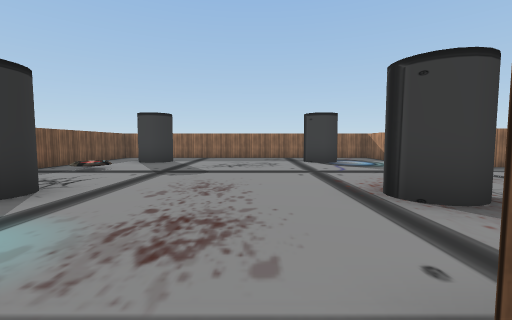
[1] (above)

16 first-person views from a walk through a Unity game level. The camera is 1.3 m above the floor, tilts 4° down and sees 90° across. The floor is counted in squares, 2 m on a side. Each view is taken from the middle of a square. On the plan, view 1 faces up. The plan holds only what a view shows up to about 9 squares ahead; the rest is blank. The player character is not drawn. Some surface patterns are stand-ins.

[2]
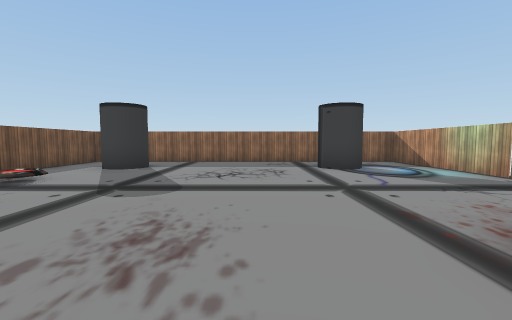

[3]
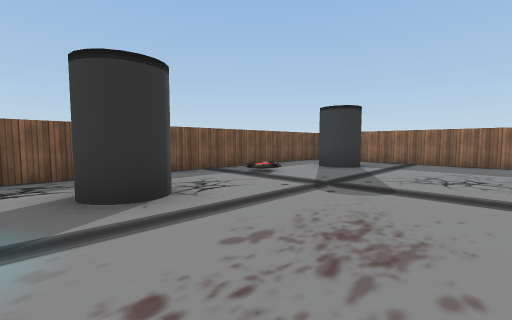

[4]
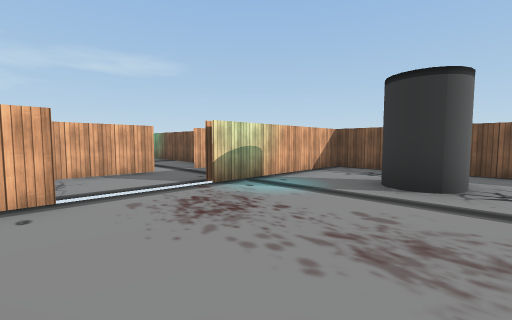

[5]
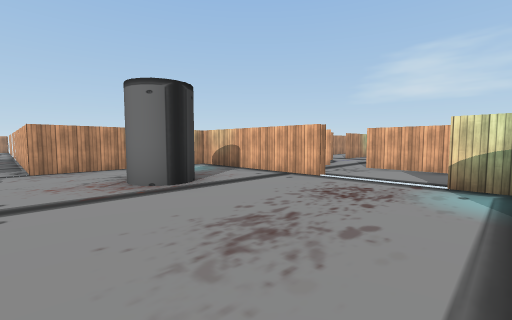

[6]
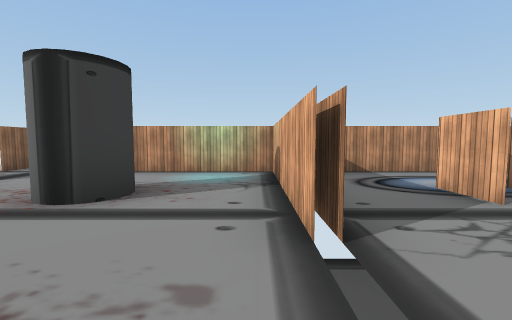

[7]
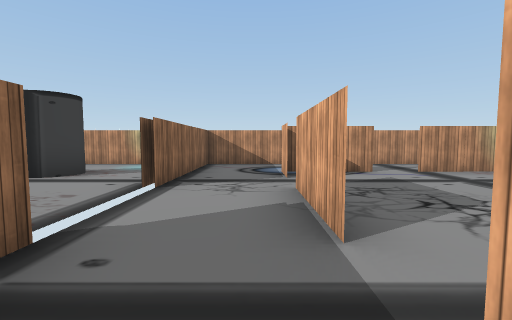

[8]
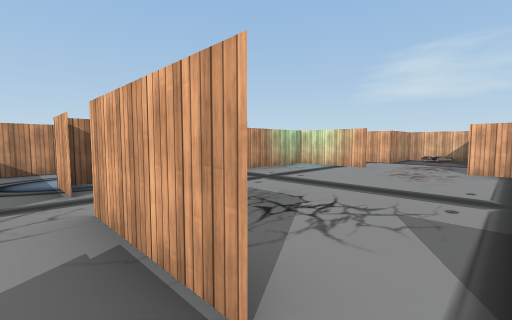

[9]
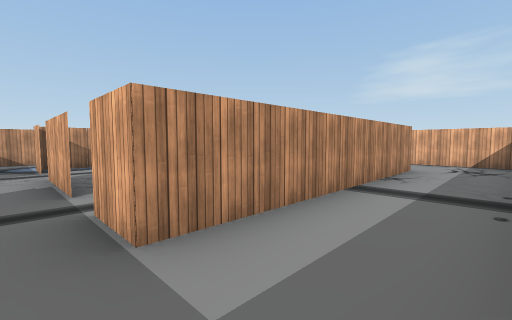

[10]
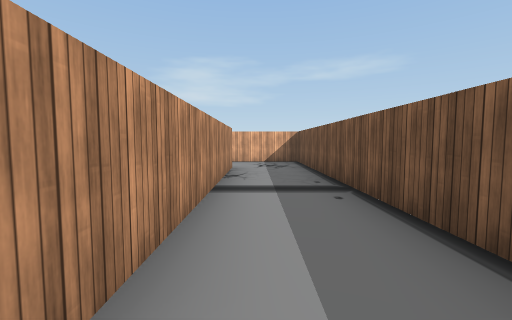

[11]
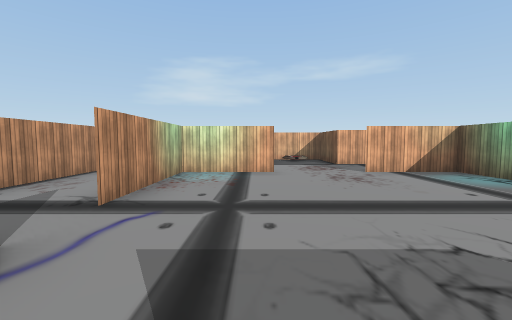

[12]
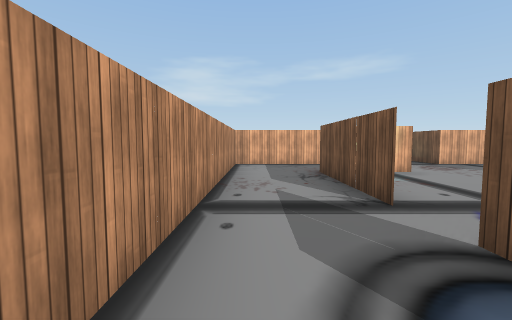

[13]
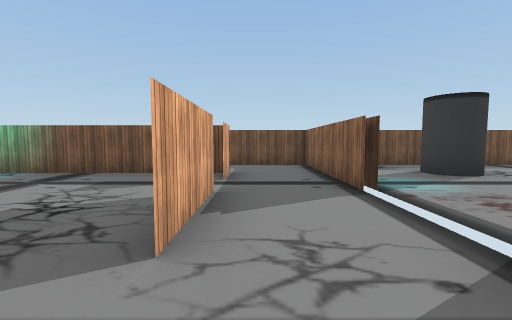

[14]
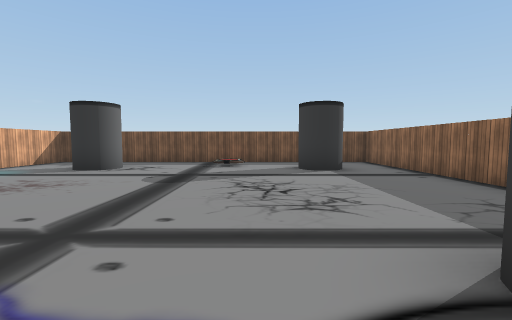

[15]
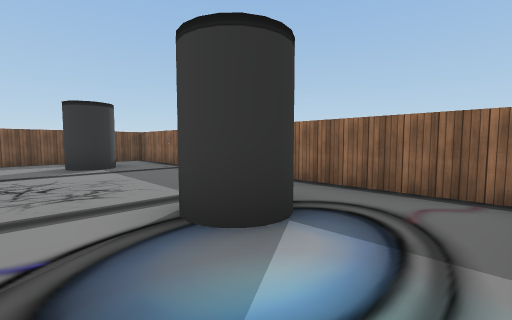

[16]
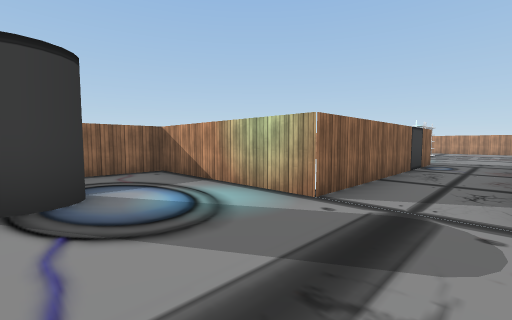

### Floor plan
Points are (right, up) in squares from view 1. A wall is a line through its corners. A room is listed if a view was taken in it or the views show most of it. See-through windows are left out.
Room 1 (views 1, 8)
walls: (-1.5, -1.6) (0.6, -1.6); (-1.4, 0.4) (-2.4, 0.4); (-1.4, 0.6) (-1.9, 0.6); (1.1, 0.6) (0.5, 0.6); (1.5, 0.4) (0.5, 0.4)
ways out: opening at (-0.5, 0) to room 2; opening at (-3, -1) to room 3; opening at (-2, -2) to room 4; opening at (1, -2) to room 4; opening at (2.5, -1) to room 6
Room 2 (views 2, 3, 4, 5, 6, 14, 15, 16)
walls: (0.5, 0.6) (4.6, 0.6); (4.6, 6.6) (4.6, 10.6) (-5.4, 10.6) (-5.4, 0.6) (-1.4, 0.6); (0.5, 0.4) (1.5, 0.4); (4.6, 0.1) (4.6, 4.6)
ways out: opening at (-0.5, 0) to room 1; opening at (4, 5.5)
objects: other object (-4, 3) to (-3, 3); other object (-4, 8) to (-3, 9); other object (2, 3); other object (2, 8) to (2, 9)
Room 3 (views 7, 9, 10)
walls: (-3.4, -7.6) (-3.4, -1.6) (-2.4, -1.6); (-2.4, 0.4) (-5.4, 0.4) (-5.4, -9.6) (-3.4, -9.6)
ways out: opening at (-3, -1) to room 1; opening at (-2.5, -9) to room 7
Room 4 (view 11)
walls: (0.5, -7.6) (2.6, -7.6) (2.6, -4.5); (2.6, -3.6) (2.6, -1.5); (-3.4, -1.5) (-3.4, -7.6) (-1.4, -7.6)
ways out: opening at (-2, -2) to room 1; opening at (1, -2) to room 1; opening at (3, -4) to room 5; opening at (-0.5, -8) to room 7
Room 5 (view 12)
walls: (2.6, -4.5) (2.6, -7.6); (0.6, -9.6) (4.6, -9.6) (4.6, -1.4)
ways out: opening at (3, -4) to room 4; opening at (4, -2.5) to room 6; opening at (0, -9) to room 7
Room 6 (view 13)
walls: (1.5, -1.6) (2.6, -1.6); (4.6, -1.4) (4.6, 0.1); (4.6, 0.4) (1.5, 0.4)
ways out: opening at (2.5, -1) to room 1; opening at (4, -2.5) to room 5
Room 7 (no view inside)
walls: (-3.4, -9.6) (-1.4, -9.6) (-1.4, -11); (-1.1, -11.5) (0.2, -11.5); (0.6, -11.2) (0.6, -9.6)
ways out: opening at (-2.5, -9) to room 3; opening at (-0.5, -8) to room 4; opening at (0, -9) to room 5

Positions as (right, up) in squares from view 1, and headings:
1: (0, 0), facing up
2: (0, 2), facing up
3: (0, 2), facing up-left
4: (1, 4), facing down-left
5: (-2, 5), facing down-right
6: (-1, 1), facing right
7: (-3, -1), facing right
8: (-2, -1), facing down-right
9: (-5, -1), facing down-right
10: (-4, -1), facing down
11: (1, -2), facing down
12: (4, -2), facing down
13: (2, -1), facing left
14: (3, 7), facing left
15: (4, 7), facing up-left
16: (2, 5), facing up-right
